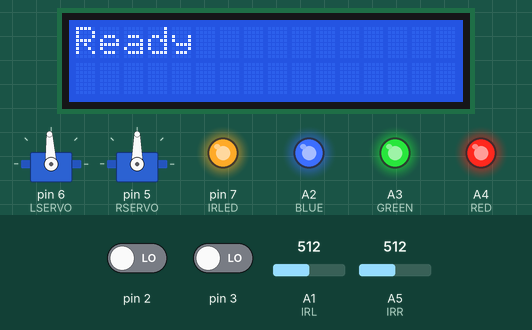
This sketch was run on a simulated Arduino Uno, built with avr-gcc and run on an emulated ATmega328P. On the bench: 16×2 character LCD, 2 × servo, output pins drawn as LEDs (lit = HIGH). Inputs (shaded band) come from the test bench; at power-on: pin 2 LOW, pin 3 LOW, A1 (IRL) = 512, A5 (IRR) = 512.

Above: at 2.0 s.
2.1 s: pin 2 driven HIGH
At 3.3 s:
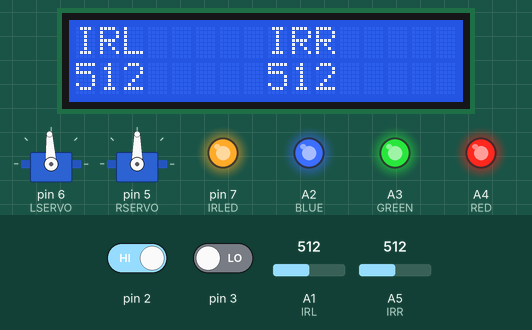
3.6 s: pin 3 driven HIGH
At 4.5 s:
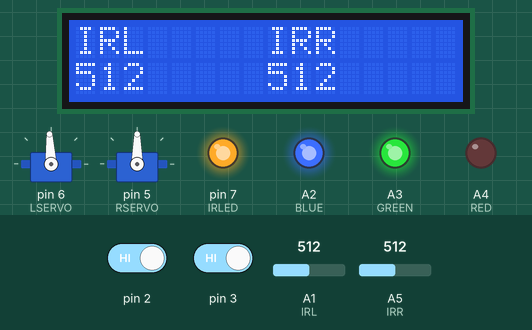
5.1 s: A1 (IRL) set to 489
At 5.58 s:
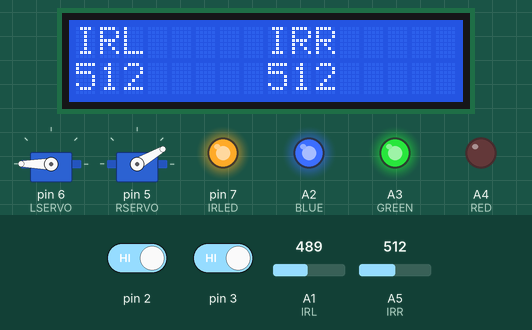
7.6 s: A5 (IRR) set to 306
At 7.82 s:
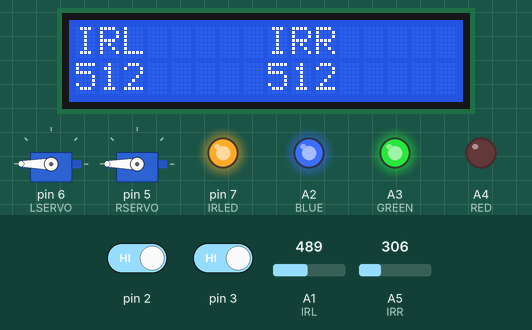
10.2 s: A5 (IRR) set to 511
At 10.42 s:
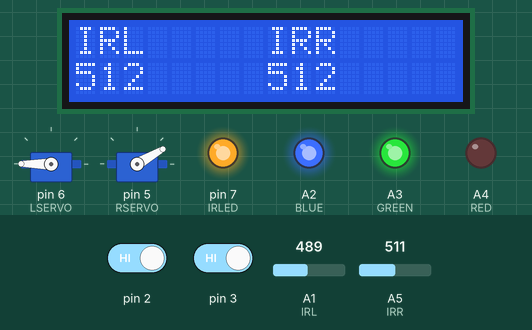
12.4 s: A1 (IRL) set to 511
At 12.6 s:
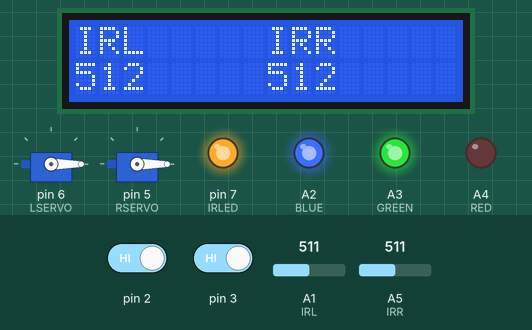
Timing chart, 0 to 15.4 s (numbered marks = the images above; inputs shaded):
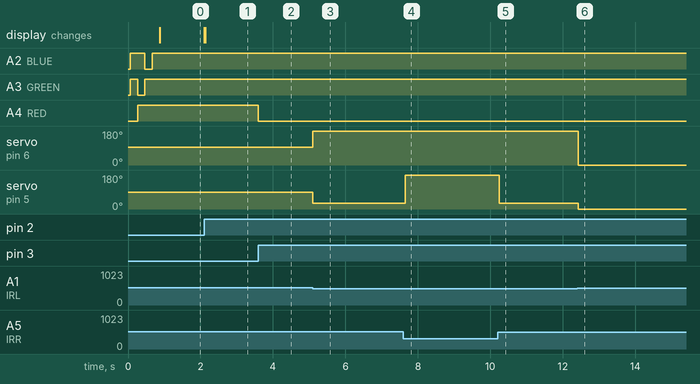

Measured:
- the behaviour switches between 500 and 499 on A1 (IRL) (found by bisection; images 2 and 3)
- after the input at 2.1 s, the display: first changes at once (image 1 shows a later state)
- after the input at 3.6 s, A4 (RED): HIGH → LOW at once
- after the input at 5.1 s, servo on pin 6 (LSERVO): 93° → 180° at once; servo on pin 5 (RSERVO): 90° → 30° at once
- after the input at 7.6 s, servo on pin 6 (LSERVO): stays 180° (without the input it goes to 93° after 2.6 s); servo on pin 5 (RSERVO): 30° → 180° after 0.05 s
- after the input at 10.2 s, servo on pin 6 (LSERVO): stays 180° (without the input it goes to 93° after 2.2 s); servo on pin 5 (RSERVO): 180° → 30° at once
- after the input at 12.4 s, servo on pin 6 (LSERVO): 180° → 0° at once; servo on pin 5 (RSERVO): 30° → 0° at once

The sketch:

CSCE236_rev3_rebuild.ino
```cpp
/*
Code to run an arduino based, line-following robot using two IR sensors.

Class: CSCE 236
Author: Christian Laney
Date of last revision: 3/10
*/


#include <avr/io.h>
#include <Servo.h>
#include <LiquidCrystal.h>

// Pin 13 has an LED connected on most Arduino boards:
#define RED A4
#define GREEN A3
#define BLUE A2
#define LSERVO 6
#define RSERVO 5
#define BUTTON1 2
#define BUTTON2 3
#define IRL A1
#define IRR A5
#define IRLED 7

LiquidCrystal lcd(13,12,11,10,9,8);
Servo lservo;
Servo rservo;
int irvalue;
int buttonDelay = 75;
int moveDelay = 50;
int turnDelay = 50;
int lcdDelay = 250;
int lcdMode = 0;
long lastButtonPress = 0;
long turnTimer;
long irvaluetimer;
long lcdTimer = 0;
boolean beginMoving = false;
boolean lcdPrint = true;
boolean rightSide = false;
boolean leftSide = false;

boolean redled = false;
boolean ledTest = false;

//##############################################################################################################################################
//Initializing Functions
//##############################################################################################################################################
void LEDInit(){
  pinMode(RED, OUTPUT);
  pinMode(GREEN, OUTPUT);
  pinMode(BLUE, OUTPUT);
  pinMode(IRLED, OUTPUT);
   //Turn all off
  digitalWrite(RED,HIGH);
  digitalWrite(GREEN,HIGH);
  digitalWrite(BLUE,HIGH);
  digitalWrite(IRLED, HIGH);

  //Test LEDs
  lcd.clear();
  lcd.setCursor(0,0);
  lcd.print("Testing LEDs...");
  digitalWrite(RED,LOW);
  delay(200);
  digitalWrite(RED,HIGH);
  digitalWrite(GREEN,LOW);
  delay(200);
  digitalWrite(GREEN,HIGH);
  digitalWrite(BLUE,LOW);
  delay(200);
  digitalWrite(BLUE,HIGH);
  digitalWrite(IRLED,HIGH);
  delay(200);
  digitalWrite(IRLED,LOW);
  Serial.println("done.");
  }

void SERVOinit() {
    lservo.attach(LSERVO);
    rservo.attach(RSERVO);
    lservo.write(93);
    rservo.write(90);
  }
  //
void BUTTONinit() {
  attachInterrupt(1, movingSwitch, RISING);
  attachInterrupt(0, lcdSwitch, RISING);
}

void IRinit() {
  pinMode(IRL, INPUT);
  pinMode(IRR, INPUT);
}

//##############################################################################################################################################
//Directional Functions
//##############################################################################################################################################
void forward() {
    rservo.write(30);
    lservo.write(180);
    delay(moveDelay);
    lservo.write(93);
    rservo.write(90);
}

void backward() {
    rservo.write(180);
    lservo.write(55);
    delay(moveDelay);
    lservo.write(93);
    rservo.write(90);
}

void leftTurn() {
    rservo.write(0);
    lservo.write(0);
    delay(turnDelay);
    rservo.write(90);
    lservo.write(93);
}

void rightTurn() {
   lservo.write(180);
   rservo.write(180);
   delay(turnDelay);
   lservo.write(93);
  rservo.write(90);
}

//##############################################################################################################################################
//Interrupts
//##############################################################################################################################################

void movingSwitch() {
  beginMoving = !beginMoving;
  lcdPrint = !lcdPrint;
  digitalWrite(RED, !beginMoving);
}

void lcdSwitch() {
  lcdMode = (++lcdMode)%3;
  lcd.clear();
}

//##############################################################################################################################################
//Setup
//##############################################################################################################################################

void printIR() {
  lcd.clear();
  lcd.setCursor(0,0);
  lcd.print("IRL");
  lcd.setCursor(8,0);
  lcd.print("IRR");
  lcd.setCursor(0,1);
  lcd.print(analogRead(IRL));
  lcd.setCursor(8,1);
  lcd.print(analogRead(IRR));
}

void setup() {

  lcd.begin(16,2);
  lcd.print("Starting up...");

  LEDInit();
  SERVOinit();
  IRinit();
  BUTTONinit();

  irvalue = 500;
  irvaluetimer = millis();

  lcd.clear();
  lcd.setCursor(0,0);
  lcd.print("Finished");
  lcd.setCursor(0,1);
  lcd.print("setup.");

  digitalWrite(IRLED, HIGH);
}

//##############################################################################################################################################
//Main Code
//##############################################################################################################################################
void loop() {

  if(lcdPrint && lcdMode==0 && millis()-lcdTimer>lcdDelay) {
    lcdTimer = millis();
    lcd.clear();
    lcd.print("Ready");
  }

  if(lcdPrint && lcdMode==1 && millis()-lcdTimer>lcdDelay) {
    lcdTimer = millis();
    printIR();
  }

  if(lcdPrint && lcdMode==2 && millis()-lcdTimer>lcdDelay) {
    lcdTimer = millis();
    lcd.clear();
    if(rightSide) {
      lcd.print("Right");
    } else {
      lcd.print("Left");
    }
  }

  if(analogRead(IRL)>irvalue && analogRead(IRR)<irvalue && beginMoving) {
    forward();
    rightSide = true;
    leftSide = false;
  }

  if(analogRead(IRL)<irvalue && analogRead(IRR)>irvalue && beginMoving) {
    forward();
    rightSide = false;
    leftSide = true;
  }

  if(analogRead(IRL)>irvalue && analogRead(IRR)>irvalue && beginMoving) {
    if (rightSide) {
          rightTurn();
      }
    if (leftSide) {
          leftTurn();
    }

  }

   if(analogRead(IRL)<irvalue && analogRead(IRR)<irvalue && beginMoving) {
     if (rightSide) {
          leftTurn();
     }
     if (leftSide) {
          rightTurn();
     }


}

}
```
